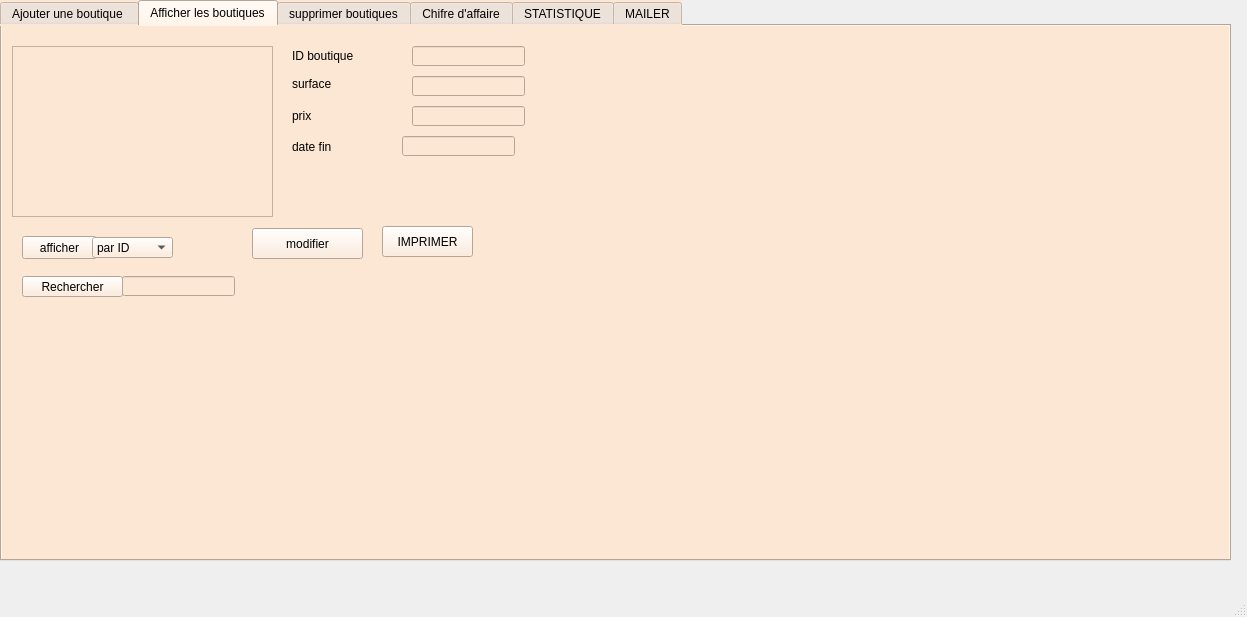
<?xml version="1.0" encoding="UTF-8"?>
<ui version="4.0">
 <class>MainWindow</class>
 <widget class="QMainWindow" name="MainWindow">
  <property name="geometry">
   <rect>
    <x>0</x>
    <y>0</y>
    <width>1247</width>
    <height>617</height>
   </rect>
  </property>
  <property name="windowTitle">
   <string>MainWindow</string>
  </property>
  <property name="windowIcon">
   <iconset resource="r.qrc">
    <normaloff>:/new/prefix1/myappico.png</normaloff>:/new/prefix1/myappico.png</iconset>
  </property>
  <widget class="QWidget" name="centralwidget">
   <widget class="QTabWidget" name="tabWidget">
    <property name="geometry">
     <rect>
      <x>0</x>
      <y>0</y>
      <width>1231</width>
      <height>561</height>
     </rect>
    </property>
    <property name="styleSheet">
     <string notr="true">background-color: rgb(252, 231, 212);
font: 75 12pt &quot;Roman&quot;;</string>
    </property>
    <property name="currentIndex">
     <number>1</number>
    </property>
    <widget class="QWidget" name="tab">
     <property name="mouseTracking">
      <bool>true</bool>
     </property>
     <attribute name="title">
      <string>Ajouter une boutique </string>
     </attribute>
     <widget class="QGroupBox" name="groupBox">
      <property name="geometry">
       <rect>
        <x>0</x>
        <y>20</y>
        <width>511</width>
        <height>271</height>
       </rect>
      </property>
      <property name="title">
       <string>Ajout</string>
      </property>
      <widget class="QLabel" name="label">
       <property name="geometry">
        <rect>
         <x>10</x>
         <y>20</y>
         <width>101</width>
         <height>20</height>
        </rect>
       </property>
       <property name="text">
        <string>Id boutique</string>
       </property>
      </widget>
      <widget class="QLineEdit" name="lineEdit_ID_AVION">
       <property name="enabled">
        <bool>true</bool>
       </property>
       <property name="geometry">
        <rect>
         <x>130</x>
         <y>20</y>
         <width>113</width>
         <height>20</height>
        </rect>
       </property>
      </widget>
      <widget class="QPushButton" name="pushButton_Ajouter">
       <property name="geometry">
        <rect>
         <x>290</x>
         <y>30</y>
         <width>75</width>
         <height>23</height>
        </rect>
       </property>
       <property name="text">
        <string>Ajouter</string>
       </property>
       <property name="icon">
        <iconset>
         <normaloff>:/new/prefix1/aa.png</normaloff>:/new/prefix1/aa.png</iconset>
       </property>
      </widget>
      <widget class="QLabel" name="label_10">
       <property name="geometry">
        <rect>
         <x>10</x>
         <y>50</y>
         <width>71</width>
         <height>16</height>
        </rect>
       </property>
       <property name="text">
        <string>surface</string>
       </property>
      </widget>
      <widget class="QLineEdit" name="lineEdit_TYPE">
       <property name="geometry">
        <rect>
         <x>130</x>
         <y>50</y>
         <width>113</width>
         <height>20</height>
        </rect>
       </property>
      </widget>
      <widget class="QLabel" name="label_12">
       <property name="geometry">
        <rect>
         <x>10</x>
         <y>80</y>
         <width>61</width>
         <height>21</height>
        </rect>
       </property>
       <property name="text">
        <string>prix</string>
       </property>
      </widget>
      <widget class="QLineEdit" name="lineEdit_CAPACITE">
       <property name="geometry">
        <rect>
         <x>130</x>
         <y>80</y>
         <width>113</width>
         <height>20</height>
        </rect>
       </property>
      </widget>
      <widget class="QLabel" name="label_14">
       <property name="geometry">
        <rect>
         <x>10</x>
         <y>110</y>
         <width>71</width>
         <height>21</height>
        </rect>
       </property>
       <property name="text">
        <string>date fin</string>
       </property>
      </widget>
      <widget class="QLineEdit" name="lineEdit_ETAT">
       <property name="geometry">
        <rect>
         <x>130</x>
         <y>110</y>
         <width>113</width>
         <height>20</height>
        </rect>
       </property>
      </widget>
      <widget class="QPushButton" name="pushButton_Ajouter_2">
       <property name="geometry">
        <rect>
         <x>290</x>
         <y>70</y>
         <width>75</width>
         <height>23</height>
        </rect>
       </property>
       <property name="text">
        <string>Annuler</string>
       </property>
      </widget>
     </widget>
    </widget>
    <widget class="QWidget" name="tab_2">
     <attribute name="title">
      <string>Afficher les boutiques</string>
     </attribute>
     <widget class="QTableView" name="tab_av">
      <property name="geometry">
       <rect>
        <x>10</x>
        <y>20</y>
        <width>261</width>
        <height>171</height>
       </rect>
      </property>
     </widget>
     <widget class="QLabel" name="label_6">
      <property name="geometry">
       <rect>
        <x>290</x>
        <y>20</y>
        <width>101</width>
        <height>20</height>
       </rect>
      </property>
      <property name="text">
       <string>ID boutique</string>
      </property>
     </widget>
     <widget class="QLabel" name="label_7">
      <property name="geometry">
       <rect>
        <x>290</x>
        <y>110</y>
        <width>71</width>
        <height>21</height>
       </rect>
      </property>
      <property name="text">
       <string>date fin</string>
      </property>
     </widget>
     <widget class="QLineEdit" name="lineEdit_ID_AVION_2">
      <property name="geometry">
       <rect>
        <x>410</x>
        <y>20</y>
        <width>113</width>
        <height>20</height>
       </rect>
      </property>
     </widget>
     <widget class="QLineEdit" name="lineEdit_etat">
      <property name="geometry">
       <rect>
        <x>400</x>
        <y>110</y>
        <width>113</width>
        <height>20</height>
       </rect>
      </property>
     </widget>
     <widget class="QPushButton" name="modifier">
      <property name="geometry">
       <rect>
        <x>250</x>
        <y>202</y>
        <width>111</width>
        <height>31</height>
       </rect>
      </property>
      <property name="text">
       <string>modifier</string>
      </property>
      <property name="icon">
       <iconset>
        <normaloff>myappico.png</normaloff>myappico.png</iconset>
      </property>
     </widget>
     <widget class="QLabel" name="label_11">
      <property name="geometry">
       <rect>
        <x>290</x>
        <y>50</y>
        <width>81</width>
        <height>16</height>
       </rect>
      </property>
      <property name="text">
       <string>surface</string>
      </property>
     </widget>
     <widget class="QLineEdit" name="lineEdit_type">
      <property name="geometry">
       <rect>
        <x>410</x>
        <y>50</y>
        <width>113</width>
        <height>20</height>
       </rect>
      </property>
     </widget>
     <widget class="QLabel" name="label_13">
      <property name="geometry">
       <rect>
        <x>290</x>
        <y>80</y>
        <width>81</width>
        <height>20</height>
       </rect>
      </property>
      <property name="text">
       <string>prix</string>
      </property>
     </widget>
     <widget class="QLineEdit" name="lineEdit_capacite">
      <property name="geometry">
       <rect>
        <x>410</x>
        <y>80</y>
        <width>113</width>
        <height>20</height>
       </rect>
      </property>
     </widget>
     <widget class="QPushButton" name="pushButton">
      <property name="geometry">
       <rect>
        <x>20</x>
        <y>210</y>
        <width>75</width>
        <height>23</height>
       </rect>
      </property>
      <property name="text">
       <string>afficher</string>
      </property>
     </widget>
     <widget class="QComboBox" name="comboBox">
      <property name="geometry">
       <rect>
        <x>90</x>
        <y>211</y>
        <width>81</width>
        <height>21</height>
       </rect>
      </property>
      <item>
       <property name="text">
        <string>par ID</string>
       </property>
      </item>
      <item>
       <property name="text">
        <string>type</string>
       </property>
      </item>
      <item>
       <property name="text">
        <string>date</string>
       </property>
      </item>
      <item>
       <property name="text">
        <string>etat</string>
       </property>
      </item>
      <item>
       <property name="text">
        <string>capacité</string>
       </property>
      </item>
     </widget>
     <widget class="QPushButton" name="pushButton_2">
      <property name="geometry">
       <rect>
        <x>20</x>
        <y>250</y>
        <width>101</width>
        <height>21</height>
       </rect>
      </property>
      <property name="text">
       <string>Rechercher</string>
      </property>
     </widget>
     <widget class="QLineEdit" name="line_rech">
      <property name="geometry">
       <rect>
        <x>120</x>
        <y>250</y>
        <width>113</width>
        <height>20</height>
       </rect>
      </property>
     </widget>
     <widget class="QPushButton" name="modifier_2">
      <property name="geometry">
       <rect>
        <x>380</x>
        <y>200</y>
        <width>91</width>
        <height>31</height>
       </rect>
      </property>
      <property name="text">
       <string>IMPRIMER</string>
      </property>
     </widget>
    </widget>
    <widget class="QWidget" name="tab_3">
     <attribute name="title">
      <string>supprimer boutiques</string>
     </attribute>
     <widget class="QLabel" name="label_2">
      <property name="geometry">
       <rect>
        <x>10</x>
        <y>70</y>
        <width>111</width>
        <height>20</height>
       </rect>
      </property>
      <property name="text">
       <string>ID boutique</string>
      </property>
     </widget>
     <widget class="QLineEdit" name="lineEdit_ID_AVION_3">
      <property name="geometry">
       <rect>
        <x>140</x>
        <y>70</y>
        <width>113</width>
        <height>20</height>
       </rect>
      </property>
     </widget>
     <widget class="QPushButton" name="pb_supprimer">
      <property name="geometry">
       <rect>
        <x>64</x>
        <y>130</y>
        <width>91</width>
        <height>31</height>
       </rect>
      </property>
      <property name="text">
       <string>Supprimer</string>
      </property>
     </widget>
    </widget>
    <widget class="QWidget" name="tab_6">
     <attribute name="title">
      <string>Chifre d'affaire</string>
     </attribute>
     <widget class="QLineEdit" name="lineEdit_ID_AVION_4">
      <property name="geometry">
       <rect>
        <x>150</x>
        <y>110</y>
        <width>113</width>
        <height>20</height>
       </rect>
      </property>
     </widget>
     <widget class="QLabel" name="label_8">
      <property name="geometry">
       <rect>
        <x>10</x>
        <y>110</y>
        <width>111</width>
        <height>20</height>
       </rect>
      </property>
      <property name="text">
       <string>ID boutique</string>
      </property>
     </widget>
     <widget class="QLabel" name="label_9">
      <property name="geometry">
       <rect>
        <x>10</x>
        <y>150</y>
        <width>111</width>
        <height>20</height>
       </rect>
      </property>
      <property name="text">
       <string>DE</string>
      </property>
     </widget>
     <widget class="QLabel" name="label_16">
      <property name="geometry">
       <rect>
        <x>10</x>
        <y>190</y>
        <width>111</width>
        <height>20</height>
       </rect>
      </property>
      <property name="text">
       <string>A</string>
      </property>
     </widget>
     <widget class="QDateEdit" name="dateEdit">
      <property name="geometry">
       <rect>
        <x>150</x>
        <y>150</y>
        <width>110</width>
        <height>22</height>
       </rect>
      </property>
     </widget>
     <widget class="QDateEdit" name="dateEdit_2">
      <property name="geometry">
       <rect>
        <x>150</x>
        <y>190</y>
        <width>110</width>
        <height>22</height>
       </rect>
      </property>
     </widget>
    </widget>
    <widget class="QWidget" name="tab_7">
     <attribute name="title">
      <string>STATISTIQUE</string>
     </attribute>
     <widget class="QFrame" name="horizontalFrame">
      <property name="geometry">
       <rect>
        <x>50</x>
        <y>40</y>
        <width>1151</width>
        <height>471</height>
       </rect>
      </property>
      <layout class="QHBoxLayout" name="horizontalLayout"/>
     </widget>
    </widget>
    <widget class="QWidget" name="tab_8">
     <attribute name="title">
      <string>MAILER</string>
     </attribute>
     <widget class="QLineEdit" name="adresseMail">
      <property name="geometry">
       <rect>
        <x>10</x>
        <y>20</y>
        <width>491</width>
        <height>21</height>
       </rect>
      </property>
      <property name="placeholderText">
       <string>recipient</string>
      </property>
     </widget>
     <widget class="QPushButton" name="envoyer">
      <property name="geometry">
       <rect>
        <x>20</x>
        <y>320</y>
        <width>431</width>
        <height>51</height>
       </rect>
      </property>
      <property name="text">
       <string>Send</string>
      </property>
     </widget>
     <widget class="QLineEdit" name="pass">
      <property name="geometry">
       <rect>
        <x>510</x>
        <y>20</y>
        <width>141</width>
        <height>20</height>
       </rect>
      </property>
      <property name="echoMode">
       <enum>QLineEdit::Password</enum>
      </property>
      <property name="placeholderText">
       <string>your mail password</string>
      </property>
     </widget>
     <widget class="QPushButton" name="browse">
      <property name="geometry">
       <rect>
        <x>530</x>
        <y>70</y>
        <width>91</width>
        <height>21</height>
       </rect>
      </property>
      <property name="text">
       <string>Browse ...</string>
      </property>
     </widget>
     <widget class="QLineEdit" name="objet">
      <property name="geometry">
       <rect>
        <x>10</x>
        <y>50</y>
        <width>651</width>
        <height>16</height>
       </rect>
      </property>
      <property name="placeholderText">
       <string>subject</string>
      </property>
     </widget>
     <widget class="QTextEdit" name="message">
      <property name="geometry">
       <rect>
        <x>0</x>
        <y>110</y>
        <width>631</width>
        <height>201</height>
       </rect>
      </property>
      <property name="placeholderText">
       <string>type your message here ...</string>
      </property>
     </widget>
     <widget class="QLineEdit" name="file">
      <property name="geometry">
       <rect>
        <x>10</x>
        <y>70</y>
        <width>491</width>
        <height>23</height>
       </rect>
      </property>
      <property name="placeholderText">
       <string>attachement here</string>
      </property>
     </widget>
    </widget>
   </widget>
  </widget>
  <widget class="QMenuBar" name="menubar">
   <property name="geometry">
    <rect>
     <x>0</x>
     <y>0</y>
     <width>1247</width>
     <height>26</height>
    </rect>
   </property>
  </widget>
  <widget class="QStatusBar" name="statusbar"/>
 </widget>
 <resources>
  <include location="r.qrc"/>
 </resources>
 <connections>
  <connection>
   <sender>pushButton_Ajouter_2</sender>
   <signal>clicked()</signal>
   <receiver>lineEdit_CAPACITE</receiver>
   <slot>clear()</slot>
   <hints>
    <hint type="sourcelabel">
     <x>382</x>
     <y>291</y>
    </hint>
    <hint type="destinationlabel">
     <x>222</x>
     <y>198</y>
    </hint>
   </hints>
  </connection>
  <connection>
   <sender>pushButton_Ajouter_2</sender>
   <signal>clicked()</signal>
   <receiver>lineEdit_ID_AVION</receiver>
   <slot>clear()</slot>
   <hints>
    <hint type="sourcelabel">
     <x>382</x>
     <y>291</y>
    </hint>
    <hint type="destinationlabel">
     <x>222</x>
     <y>138</y>
    </hint>
   </hints>
  </connection>
  <connection>
   <sender>pushButton_Ajouter_2</sender>
   <signal>clicked()</signal>
   <receiver>lineEdit_ETAT</receiver>
   <slot>clear()</slot>
   <hints>
    <hint type="sourcelabel">
     <x>382</x>
     <y>291</y>
    </hint>
    <hint type="destinationlabel">
     <x>242</x>
     <y>218</y>
    </hint>
   </hints>
  </connection>
  <connection>
   <sender>pushButton_Ajouter_2</sender>
   <signal>clicked()</signal>
   <receiver>lineEdit_TYPE</receiver>
   <slot>clear()</slot>
   <hints>
    <hint type="sourcelabel">
     <x>382</x>
     <y>291</y>
    </hint>
    <hint type="destinationlabel">
     <x>222</x>
     <y>168</y>
    </hint>
   </hints>
  </connection>
 </connections>
</ui>
